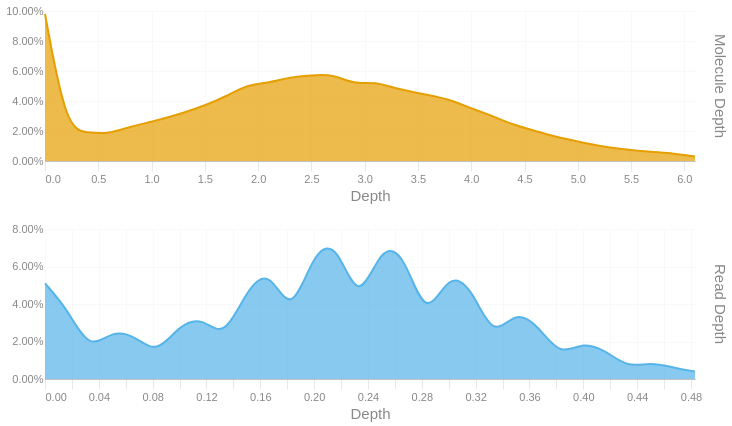

The code cell stored with this chart in its notebook:
### Code cell
readdep = depth_hist(tb['Read Depth'], q99, 3)
readdep = readdep.with_columns(pl.lit('Read Depth').alias('Metric'))
if not SKIPLR:
    moldep = depth_hist(tb['Molecule Depth'], mol_q99, 1)
    moldep = moldep.with_columns(pl.lit('Molecule Depth').alias('Metric'))
    _hist = pl.concat([readdep, moldep])
    _hist = _hist.filter(pl.col('Proportion') != 0)
    with SafeRender(_hist):
        (
            alt.Chart(_hist)        
            .mark_area(interpolate = "basis")
            .encode(
                x=alt.X('Bin:Q').scale(domainMin=0).axis(alt.Axis(title='Depth')),
                y = alt.Y('Proportion:Q', title = None).axis(format = '.2%'),
                color = alt.Color('Metric:N').legend(None),
                row = alt.Row("Metric:N").header(title = None, labelOrient = 'right'),
                tooltip = [
                    alt.Tooltip("Metric:N", title = "Metric"),
                    alt.Tooltip('Interval:N', title = "Depth Interval"),
                    alt.Tooltip('Proportion:Q', title = "% Alignments").format('.2%')
                ]
            )
            .resolve_scale(x='independent', y='independent')
            .properties(
                height = 150, width = 650,
                usermeta={'embedOptions': {'downloadFileName': f'{samplename}.depth.hist'}}
            )
        ).display()
else:
    readdep = readdep.filter(pl.col('Proportion') != 0)
    with SafeRender(readdep):
        (
            alt.Chart(readdep)        
            .mark_area(interpolate = "basis")
            .encode(
                x=alt.X('Bin:Q').scale(domainMin=0).axis(alt.Axis(title='Depth')),
                y = alt.Y('Proportion:Q', title = None).axis(format = '.2%'),
                tooltip = [
                    alt.Tooltip('Interval:N', title = "Depth Interval"),
                    alt.Tooltip('Proportion:Q', title = "% Alignments").format('.2%')
                ]
            )
            .properties(
                usermeta={'embedOptions': {'downloadFileName': f'{samplename}.depth.hist'}}
            )
        ).display()

### Figure 1 — Vega-Lite specification as saved in the notebook (floating-point values rounded to 4 significant figures)
{"width": 650, "height": 150, "config": {"title": {"anchor": "start", "dy": -15, "fontSize": 18, "color": "#888888", "subtitleColor": "#888888", "subtitleFontSize": 14}, "arc": {"fill": "#0072B2"}, "axis": {"domainColor": "#888888", "domainWidth": 0.5, "gridWidth": 0.2, "grid": false, "titleFontWeight": 400, "titleFontSize": 15, "labelFontSize": 11, "labelColor": "#888888", "tickColor": "#888888", "tickWidth": 0.2, "titleColor": "#888888"}, "axisBand": {"grid": false}, "axisX": {"grid": true, "tickSize": 10, "domainCap": "round"}, "axisY": {"domain": false, "grid": true, "tickSize": 0, "domainCap": "round"}, "background": "transparent", "header": {"labelFontSize": 15, "labelColor": "#888888", "titleFontSize": 15, "titleFontWeight": 600, "titleColor": "#888888"}, "legend": {"labelFont": "sans-serif", "labelFontSize": 12, "labelColor": "#888888", "symbolSize": 100, "symbolType": "circle", "titleFontSize": 12, "titlePadding": 10, "titleColor": "#888888", "title": null}, "range": {"category": ["#E69F00", "#56B4E9", "#009E73", "#F0E442", "#0072B2", "#D55E00", "#CC79A7", "#000000"], "diverging": ["#cfe8f3", "#a2d4ec", "#73bfe2", "#46abdb", "#1696d2", "#12719e"]}, "area": {"fill": "#0072B2", "fillOpacity": 0.7, "line": true, "strokeOpacity": 0.7}, "line": {"color": "#0072B2", "stroke": "#0072B2", "strokeWidth": 2}, "trail": {"color": "#0072B2", "stroke": "#0072B2", "strokeWidth": 0, "size": 1}, "point": {"filled": true, "fillOpacity": 1.0, "size": 95}, "text": {"color": "#888888", "fontSize": 11, "align": "right", "fontWeight": 400, "size": 11}, "bar": {"fill": "#0072B2", "stroke": null}, "view": {"stroke": null, "continuousWidth": 660, "continuousHeight": 400}}, "data": {"name": "data-ed6716b3c78b2e1d9dbe8cb501ee3d72"}, "mark": {"type": "area", "interpolate": "basis"}, "encoding": {"color": {"field": "Metric", "legend": null, "type": "nominal"}, "row": {"field": "Metric", "header": {"title": null, "labelOrient": "right"}, "type": "nominal"}, "tooltip": [{"field": "Metric", "title": "Metric", "type": "nominal"}, {"field": "Interval", "title": "Depth Interval", "type": "nominal"}, {"field": "Proportion", "format": ".2%", "title": "% Alignments", "type": "quantitative"}], "x": {"axis": {"title": "Depth"}, "field": "Bin", "scale": {"domainMin": 0}, "type": "quantitative"}, "y": {"axis": {"format": ".2%"}, "field": "Proportion", "title": null, "type": "quantitative"}}, "resolve": {"scale": {"x": "independent", "y": "independent"}}, "usermeta": {"embedOptions": {"downloadFileName": "TF26LRJL0008_50B_L_10484332_23Y22YLT4_L7.depth.hist"}}, "$schema": "https://vega.github.io/schema/vega-lite/v6.4.1.json", "datasets": {"data-ed6716b3c78b2e1d9dbe8cb501ee3d72": [{"Bin": 0.0, "Interval": "0.0-0.017", "Proportion": 0.051, "Metric": "Read Depth"}, {"Bin": 0.017, "Interval": "0.017-0.033", "Proportion": 0.037, "Metric": "Read Depth"}, {"Bin": 0.033, "Interval": "0.033-0.05", "Proportion": 0.015, "Metric": "Read Depth"}, {"Bin": 0.05, "Interval": "0.05-0.067", "Proportion": 0.026, "Metric": "Read Depth"}, {"Bin": 0.067, "Interval": "0.067-0.083", "Proportion": 0.023, "Metric": "Read Depth"}, {"Bin": 0.083, "Interval": "0.083-0.1", "Proportion": 0.013, "Metric": "Read Depth"}, {"Bin": 0.1, "Interval": "0.1-0.117", "Proportion": 0.029, "Metric": "Read Depth"}, {"Bin": 0.117, "Interval": "0.117-0.133", "Proportion": 0.033, "Metric": "Read Depth"}, {"Bin": 0.133, "Interval": "0.133-0.15", "Proportion": 0.021, "Metric": "Read Depth"}, {"Bin": 0.15, "Interval": "0.15-0.167", "Proportion": 0.048, "Metric": "Read Depth"}, {"Bin": 0.167, "Interval": "0.167-0.183", "Proportion": 0.059, "Metric": "Read Depth"}, {"Bin": 0.183, "Interval": "0.183-0.2", "Proportion": 0.032, "Metric": "Read Depth"}, {"Bin": 0.2, "Interval": "0.2-0.217", "Proportion": 0.069, "Metric": "Read Depth"}, {"Bin": 0.217, "Interval": "0.217-0.233", "Proportion": 0.073, "Metric": "Read Depth"}, {"Bin": 0.233, "Interval": "0.233-0.25", "Proportion": 0.038, "Metric": "Read Depth"}, {"Bin": 0.25, "Interval": "0.25-0.267", "Proportion": 0.072, "Metric": "Read Depth"}, {"Bin": 0.267, "Interval": "0.267-0.283", "Proportion": 0.067, "Metric": "Read Depth"}, {"Bin": 0.283, "Interval": "0.283-0.3", "Proportion": 0.03, "Metric": "Read Depth"}, {"Bin": 0.3, "Interval": "0.3-0.317", "Proportion": 0.057, "Metric": "Read Depth"}, {"Bin": 0.317, "Interval": "0.317-0.333", "Proportion": 0.049, "Metric": "Read Depth"}, {"Bin": 0.333, "Interval": "0.333-0.35", "Proportion": 0.021, "Metric": "Read Depth"}, {"Bin": 0.35, "Interval": "0.35-0.367", "Proportion": 0.037, "Metric": "Read Depth"}, {"Bin": 0.367, "Interval": "0.367-0.383", "Proportion": 0.028, "Metric": "Read Depth"}, {"Bin": 0.383, "Interval": "0.383-0.4", "Proportion": 0.012, "Metric": "Read Depth"}, {"Bin": 0.4, "Interval": "0.4-0.417", "Proportion": 0.02, "Metric": "Read Depth"}, {"Bin": 0.417, "Interval": "0.417-0.433", "Proportion": 0.015, "Metric": "Read Depth"}, {"Bin": 0.433, "Interval": "0.433-0.45", "Proportion": 0.006, "Metric": "Read Depth"}, {"Bin": 0.45, "Interval": "0.45-0.467", "Proportion": 0.009, "Metric": "Read Depth"}, {"Bin": 0.467, "Interval": "0.467-0.483", "Proportion": 0.006, "Metric": "Read Depth"}, {"Bin": 0.483, "Interval": "0.483-0.5", "Proportion": 0.004, "Metric": "Read Depth"}, {"Bin": 0.0, "Interval": "0.0-0.2", "Proportion": 0.098, "Metric": "Molecule Depth"}, {"Bin": 0.2, "Interval": "0.2-0.4", "Proportion": 0.021, "Metric": "Molecule Depth"}, {"Bin": 0.4, "Interval": "0.4-0.6", "Proportion": 0.019, "Metric": "Molecule Depth"}, {"Bin": 0.6, "Interval": "0.6-0.8", "Proportion": 0.018, "Metric": "Molecule Depth"}, {"Bin": 0.8, "Interval": "0.8-1.0", "Proportion": 0.023, "Metric": "Molecule Depth"}, {"Bin": 1.0, "Interval": "1.0-1.3", "Proportion": 0.026, "Metric": "Molecule Depth"}, {"Bin": 1.3, "Interval": "1.3-1.5", "Proportion": 0.032, "Metric": "Molecule Depth"}, {"Bin": 1.5, "Interval": "1.5-1.7", "Proportion": 0.037, "Metric": "Molecule Depth"}, {"Bin": 1.7, "Interval": "1.7-1.9", "Proportion": 0.043, "Metric": "Molecule Depth"}, {"Bin": 1.9, "Interval": "1.9-2.1", "Proportion": 0.051, "Metric": "Molecule Depth"}, {"Bin": 2.1, "Interval": "2.1-2.3", "Proportion": 0.052, "Metric": "Molecule Depth"}, {"Bin": 2.3, "Interval": "2.3-2.5", "Proportion": 0.056, "Metric": "Molecule Depth"}, {"Bin": 2.5, "Interval": "2.5-2.7", "Proportion": 0.057, "Metric": "Molecule Depth"}, {"Bin": 2.7, "Interval": "2.7-2.9", "Proportion": 0.058, "Metric": "Molecule Depth"}, {"Bin": 2.9, "Interval": "2.9-3.1", "Proportion": 0.051, "Metric": "Molecule Depth"}, {"Bin": 3.1, "Interval": "3.1-3.3", "Proportion": 0.053, "Metric": "Molecule Depth"}, {"Bin": 3.3, "Interval": "3.3-3.6", "Proportion": 0.048, "Metric": "Molecule Depth"}, {"Bin": 3.6, "Interval": "3.6-3.8", "Proportion": 0.044, "Metric": "Molecule Depth"}, {"Bin": 3.8, "Interval": "3.8-4.0", "Proportion": 0.041, "Metric": "Molecule Depth"}, {"Bin": 4.0, "Interval": "4.0-4.2", "Proportion": 0.035, "Metric": "Molecule Depth"}, {"Bin": 4.2, "Interval": "4.2-4.4", "Proportion": 0.03, "Metric": "Molecule Depth"}, {"Bin": 4.4, "Interval": "4.4-4.6", "Proportion": 0.024, "Metric": "Molecule Depth"}, {"Bin": 4.6, "Interval": "4.6-4.8", "Proportion": 0.02, "Metric": "Molecule Depth"}, {"Bin": 4.8, "Interval": "4.8-5.0", "Proportion": 0.016, "Metric": "Molecule Depth"}, {"Bin": 5.0, "Interval": "5.0-5.2", "Proportion": 0.013, "Metric": "Molecule Depth"}, {"Bin": 5.2, "Interval": "5.2-5.4", "Proportion": 0.01, "Metric": "Molecule Depth"}, {"Bin": 5.4, "Interval": "5.4-5.7", "Proportion": 0.008, "Metric": "Molecule Depth"}, {"Bin": 5.7, "Interval": "5.7-5.9", "Proportion": 0.006, "Metric": "Molecule Depth"}, {"Bin": 5.9, "Interval": "5.9-6.1", "Proportion": 0.005, "Metric": "Molecule Depth"}, {"Bin": 6.1, "Interval": "6.1-6.28", "Proportion": 0.003, "Metric": "Molecule Depth"}]}}
